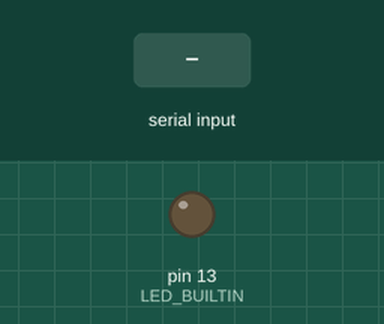
Simulated run of this program. Board: Arduino Uno, built with avr-gcc and run on an emulated ATmega328P. Shown: output pins drawn as LEDs (lit = HIGH). The inputs (shaded band) are chosen by the test bench.

Above: at 1.2 s.
1.3 s: "90,45\n" received over Serial
At 1.55 s:
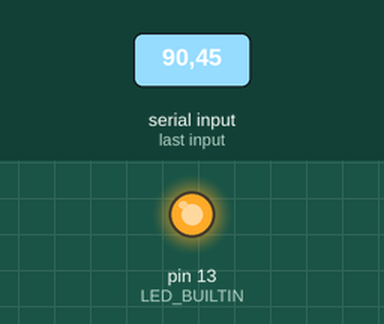
Timing chart, 0 to 8.5 s (numbered marks = the images above; inputs shaded):
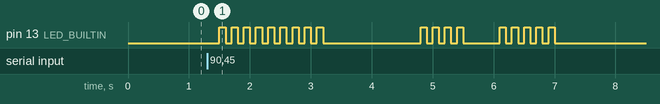

The program:

main.cpp
```cpp
/*
 * Blink
 * Turns on an LED on for one second,
 * then off for one second, repeatedly.
 */
#include "Arduino.h"

void setup()
{
  // initialize LED digital pin as an output.
  pinMode(LED_BUILTIN, OUTPUT);
  Serial.begin(9600);
}

void blink()
{
  // turn the LED on (HIGH is the voltage level)
  digitalWrite(LED_BUILTIN, HIGH);
  // wait for a second
  delay(100);
  // turn the LED off by making the voltage LOW
  digitalWrite(LED_BUILTIN, LOW);
   // wait for a second
  delay(100);
}

void light(int n){
    for (int i = 0; i < n; i++) {
        blink();
    }
}

void loop()
{
    if (Serial.available()) {
        int num = Serial.read()-'0';
        light(num);
    }
    delay(500);
}
```

Measured:
- after the input at 1.3 s, pin 13 (LED_BUILTIN): LOW → HIGH after 0.20 s, → LOW 0.10 s later, → HIGH 0.10 s later, → LOW 0.10 s later, … (36 changes in this stretch)
